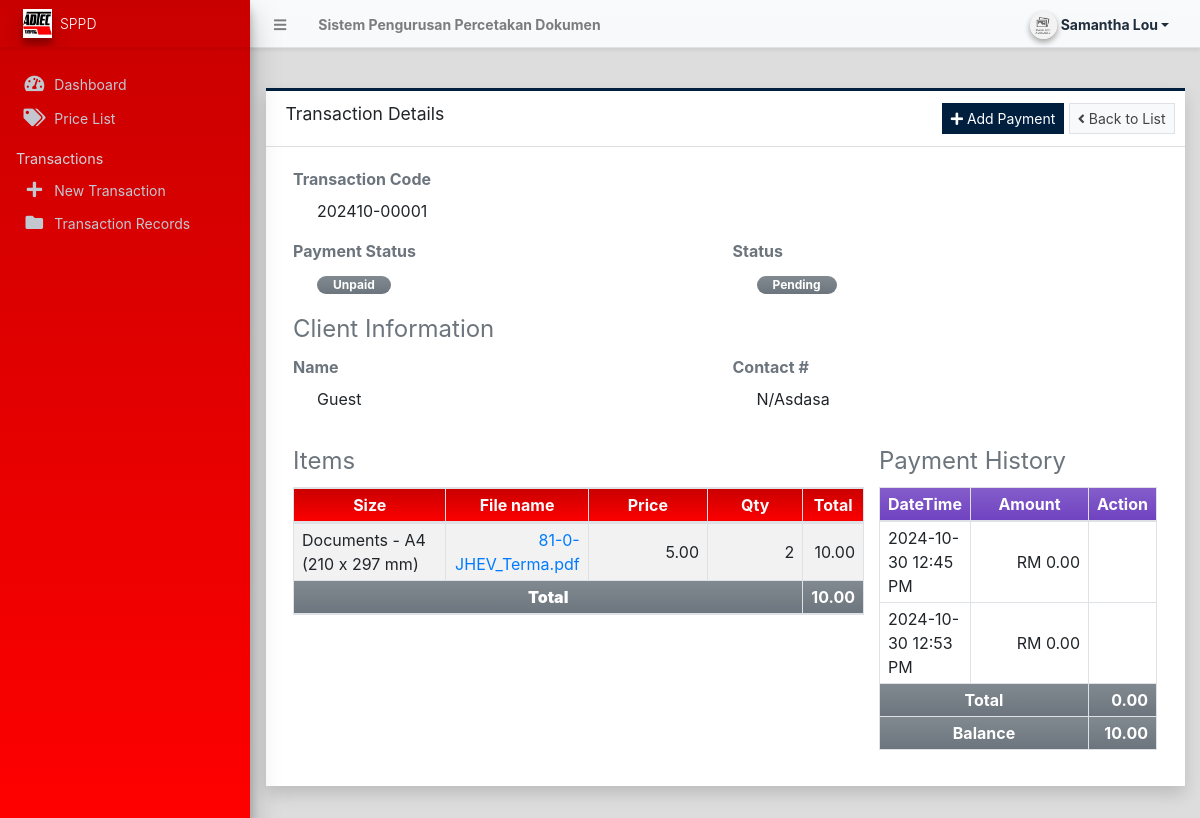
The app's page /user/?page=transactions/view_transaction&id=81 (signed in) with its own data.
### tables this page shows
CREATE TABLE IF NOT EXISTS `transaction_items` (
  `id` int NOT NULL AUTO_INCREMENT,
  `transaction_id` int NOT NULL,
  `price_id` int NOT NULL,
  `price` float NOT NULL DEFAULT '0',
  `quantity` float NOT NULL DEFAULT '0',
  `filename` varchar(100) DEFAULT NULL,
  `total` float NOT NULL DEFAULT '0',
  `date_updated` datetime NOT NULL DEFAULT CURRENT_TIMESTAMP,
  PRIMARY KEY (`id`),
  KEY `transaction_id` (`transaction_id`),
  KEY `price_id` (`price_id`)
);

CREATE TABLE IF NOT EXISTS `category_list` (
  `id` int NOT NULL AUTO_INCREMENT,
  `name` text NOT NULL,
  `description` text NOT NULL,
  `status` tinyint(1) NOT NULL DEFAULT '1',
  `delete_flag` tinyint(1) NOT NULL DEFAULT '0',
  `date_created` datetime NOT NULL DEFAULT CURRENT_TIMESTAMP,
  `date_updated` datetime DEFAULT NULL ON UPDATE CURRENT_TIMESTAMP,
  PRIMARY KEY (`id`)
);

CREATE TABLE IF NOT EXISTS `price_list` (
  `id` int NOT NULL AUTO_INCREMENT,
  `category_id` int NOT NULL,
  `size` text NOT NULL,
  `price` float NOT NULL DEFAULT '0',
  `status` tinyint(1) NOT NULL DEFAULT '1',
  `delete_flag` tinyint(1) NOT NULL DEFAULT '0',
  `date_created` datetime NOT NULL DEFAULT CURRENT_TIMESTAMP,
  `date_updated` datetime DEFAULT NULL ON UPDATE CURRENT_TIMESTAMP,
  PRIMARY KEY (`id`),
  KEY `category_id` (`category_id`)
);

CREATE TABLE IF NOT EXISTS `payment_history` (
  `id` int NOT NULL AUTO_INCREMENT,
  `transaction_id` int NOT NULL,
  `amount` float NOT NULL DEFAULT '0',
  `method` varchar(50) DEFAULT NULL,
  `filename` varchar(100) DEFAULT NULL,
  `date_created` datetime NOT NULL DEFAULT CURRENT_TIMESTAMP,
  `date_updated` datetime DEFAULT NULL ON UPDATE CURRENT_TIMESTAMP,
  PRIMARY KEY (`id`),
  KEY `transaction_id` (`transaction_id`)
);

### user/transactions/view_transaction.php (the view, shortened to what this page needs)
<div class="content py-4">
    <div class="card card-outline card-navy shadow rounded-0">
        <div class="card-header">
            <h5 class="card-title">Transaction Details</h5>
            <div class="card-tools">
                <?php if (isset($balance) && $balance > 0): ?>
                    <button class="btn btn-sm btn-navy bg-navy btn-flat" type="button" id="add_payment"><i
                            class="fa fa-plus"></i> Add Payment</button>
                <?php endif; ?>
                <a href="./?page=transactions" class="btn btn-default border btn-sm btn-flat"><i
                        class="fa fa-angle-left"></i> Back to List</a>
            </div>
        </div>
        <div class="card-body">
            <div class="container-fluid">
                <div class="row">
                    <div class="col-md-6">
                        <div class="form-group">
                            <label class="control-label text-muted">Transaction Code</label>
                            <div class="pl-4"><?= isset($code) ? $code : 'N/A' ?></div>
                        </div>
                    </div>
                </div>
                <div class="row">
                    <div class="col-md-6">
                        <div class="form-group">
                            <label class="control-label text-muted">Payment Status</label>
                            <div class="pl-4">
                                <?php
                                switch ($payment_status) {
                                    case 0:
                                        echo '<span class="rounded-pill badge badge-secondary bg-gradient-secondary px-3">Unpaid</span>';
                                        break;
                                }
                                ?>
                            </div>
                        </div>
                    </div>
                    <div class="col-md-6">
                        <div class="form-group">
                            <label class="control-label text-muted">Status</label>
                            <div class="pl-4">
                                <?php
                                switch ($status) {
                                    case 0:
                                        echo '<span class="rounded-pill badge badge-secondary bg-gradient-secondary px-3">Pending</span>';
                                        break;
                                }
                                ?>
                            </div>
                        </div>
                    </div>
                </div>
                <fieldset>
                    <legend class="text-muted">Client Information</legend>
                    <div class="row">
                        <div class="col-md-6">
                            <div class="form-group">
                                <label class="control-label text-muted">Name</label>
                                <div class="pl-4"><?= isset($client_name) ? $client_name : 'N/A' ?></div>
                            </div>
                        </div>
                        <div class="col-md-6">
                            <div class="form-group">
                                <label class="control-label text-muted">Contact #</label>
                                <div class="pl-4"><?= isset($client_contact) ? $client_contact : 'N/A' ?></div>
                            </div>
                        </div>
                    </div>
                </fieldset>
                <fieldset>
                    <div class="row">
                        <div class="col-md-8">
                            <legend class="text-muted">Items</legend>
                            <table class="table table-bordered table-striped">
                                <colgroup>
                                    <col width="30%">
                                    <col width="25%">
                                    <col width="25%">
                                    <col width="25%">
                                </colgroup>
                                <thead>
                                    <tr class="bg-gradient-red text-light">
                                        <th class="py-1 text-center">Size</th>
                                        <th class="py-1 text-center">File name</th>
                                        <th class="py-1 text-center">Price</th>
                                        <th class="py-1 text-center">Qty</th>
                                        <th class="py-1 text-center">Total</th>
                                    </tr>
                                </thead>
                                <tbody>
                                    <?php if (isset($id)): ?>
                                        <?php
                                        $items = $conn->query("SELECT t.*,p.size, c.name as category FROM `transaction_items` t inner join `price_list` p on t.price_id = p.id inner join category_list c on p.category_id = c.id where t.transaction_id = '{$id}'");
                                        while ($row = $items->fetch_assoc()):
                                            ?>
                                            <tr>
                                                <td class=" align-middle px-2 py-1">
                                                    <p class="m-0 item_name"><?= $row['category'] . " - " . $row['size'] ?></p>
                                                </td>
                                                <td class=" align-middle px-2 py-1 text-right price"><a
                                                        href="<?php echo base_url ?>uploads/file/<?= $row['filename'] ?>"
                                                        target="_blank"><?= $row['filename'] ?></a></td>
                                                <td class=" align-middle px-2 py-1 text-right price">
                                                    <?= number_format($row['price'], 2) ?>
                                                </td>
                                                <td class=" align-middle px-2 py-1 text-right">
                                                    <?= number_format($row['quantity']) ?>
                                                </td>
                                                <td class=" align-middle px-2 py-1 text-right total">
                                                    <?= number_format($row['total'], 2) ?>
                                                </td>
                                            </tr>
                                        <?php endwhile; ?>
                                    <?php endif; ?>
                                </tbody>
                                <tfoot>
                                    <tr class="bg-gradient-secondary">
                                        <th class="py-1 text-center" colspan='4'><b>Total<b></th>
                                        <th class="px-2 py-1 text-right total_amount">
                                            <?= isset($total_amount) ? number_format($total_amount, 2) : 0 ?>
                                        </th>
                                    </tr>
                                </tfoot>
                            </table>
                        </div>
                        <div class="col-md-4">
                            <legend class="text-muted">Payment History</legend>
                            <table class="table table-stripped table-bordered">
                                <colgroup>
                                    <col width="30%">
                                    <col width="50%">
                                    <col width="20%">
                                </colgroup>
                                <thead>
                                    <tr class="bg-gradient-purple">
                                        <th class="py-1 text-center">DateTime</th>
                                        <th class="py-1 text-center">Amount</th>
                                        <th class="py-1 text-center">Action</th>
                                    </tr>
                                </thead>
                                <tbody>
                                    <?php if (isset($id)): ?>
                                        <?php
                                        $history = $conn->query("SELECT * FROM `payment_history` where transaction_id ='{$id}' order by unix_timestamp(date_created) asc");
                                        while ($row = $history->fetch_assoc()):
                                            ?>
                                            <tr>
                                                <td class="px-2 py-1 align-middle">
                                                    <?= date("Y-m-d h:i A", strtotime($row['date_created'])) ?>
                                                </td>
                                                <td class="px-2 py-1 text-right align-middle">
                                                    <?= "RM " . number_format($row['amount'], 2) ?><br>
                                                </td>
                                                <td class="px-2 py-1 align-middle text-center">
                                                </td>
                                            </tr>
                                        <?php endwhile; ?>
                                    <?php endif; ?>
                                </tbody>
                                <tfoot>
                                    <tr class="bg-gradient-secondary">
                                        <th class="px-2 py-1 text-center" colspan="2">Total</th>
                                        <th class="px-2 py-1 text-right">
                                            <?= isset($paid_amount) ? number_format($paid_amount, 2) : "0.00" ?>
                                        </th>
                                    </tr>
                                    <tr class="bg-gradient-secondary">
                                        <th class="px-2 py-1 text-center" colspan="2">Balance</th>
                                        <th class="px-2 py-1 text-right">
                                            <?= isset($balance) ? number_format($balance, 2) : "0.00" ?>
                                        </th>
                                    </tr>
                                </tfoot>
                            </table>
                        </div>
                    </div>
                </fieldset>
            </div>
        </div>
    </div>
</div>

### records on screen
transaction_items: category_list.name "Documents", price.size "A4 (210 x 297 mm)", filename "81-0-JHEV_Terma.pdf", price "5.00", quantity "2", total "10.00"
payment_history: date_created "2024-10-30 12:45 PM", amount "0.00"
payment_history: date_created "2024-10-30 12:53 PM", amount "0.00"

### other values on screen
$_settings->info('name') "Sistem Pengurusan Percetakan Dokumen"
$_settings->userdata('firstname').' '.$_settings->userdata('lastname') "Samantha Lou"
$_settings->info('short_name') "SPPD"
$code "202410-00001"
$client_name "Guest"
$client_contact "N/Asdasa"
$total_amount "10.00"
$paid_amount "0.00"
$balance "10.00"
